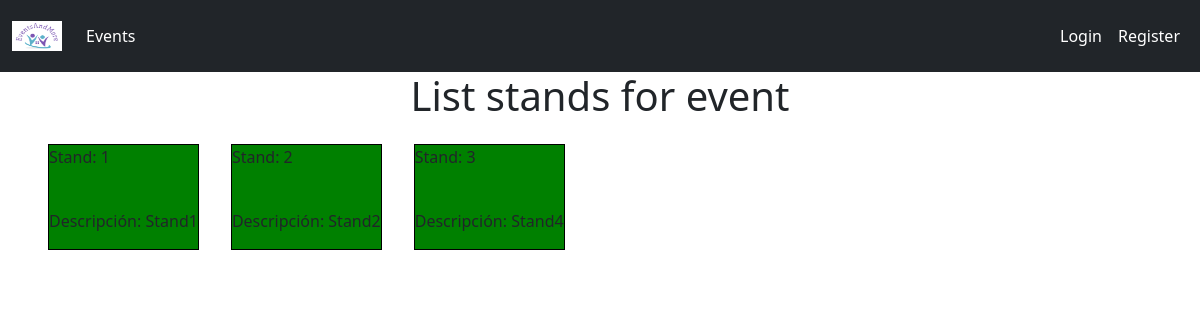
The page /events/1/stands/ on the database as committed earlier.
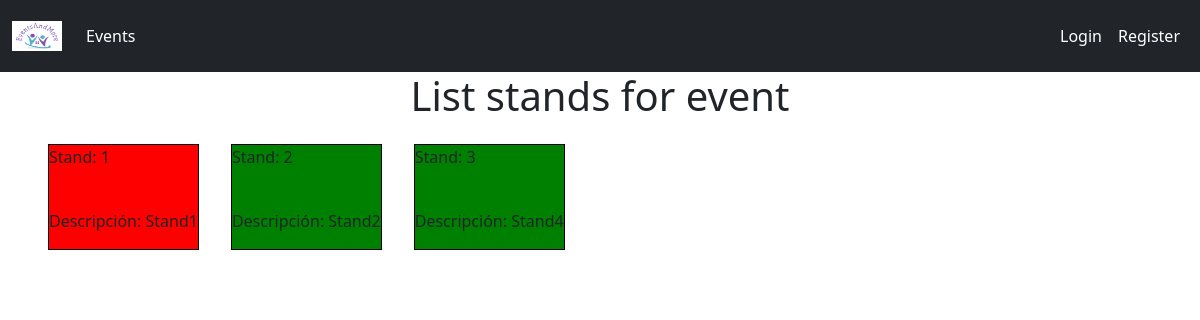
The same page on the database as committed later.
### EventsAndMore/models.py (models this page shows, shortened)
class Stand(models.Model):
    id = models.AutoField(primary_key=True)
    idEvento = models.ForeignKey(Event, on_delete=models.CASCADE)
    occupied = models.BooleanField(blank=False, null=False)
    description = models.CharField(max_length=200, blank=False, null=False)

### EventsAndMore/views.py (the view)
# urls.py: path('events/<int:pk>/stands/', StandsListView.as_view(), name='stands_list'),
class StandsListView(ListView):
    model = Stand
    paginate_by = 50
    template_name = "standsList.html"
    def get_queryset(self):
        return Stand.objects.filter(idEvento__stand__id=self.kwargs['pk'])

### templates/standsList.html (shortened to what this page needs)
{% include 'base.html' %}
  {% load static %}
<link href="{% static 'css/margins.css' %}" rel="stylesheet">
{% block title %}
    <div>
        <h1 style="text-align:center">
            List stands for event {{ event_name }}
        </h1>
    </div>
    {% endblock title %}
    {% block content %}
    <ul>
    <div style="width: 80%">
        {% for stand in object_list %}
            {% if stand.occupied == True %}
                <div style="float: left;margin: 1em 1em 1em 1em;border: 1px solid #000;background-color: red;">
                    <p>Stand: {{ stand.id}} </p>
                <br>
                    <p>Descripción: {{ stand.description }}</p>
                 </div>
            {% else %}
                <div style="float: left;margin: 1em 1em 1em 1em;border: 1px solid #000;background-color: green;">
                    <p>Stand: {{ stand.id}} </p>
                <br>
                    <p>Descripción: {{ stand.description }}</p>
                 </div>
            {% endif %}
        {% endfor %}
    </div>
    {% endblock content %}

Rows that differ between the two databases and show on the page:
changed Stand "Stand1": occupied False → True (drawn)
